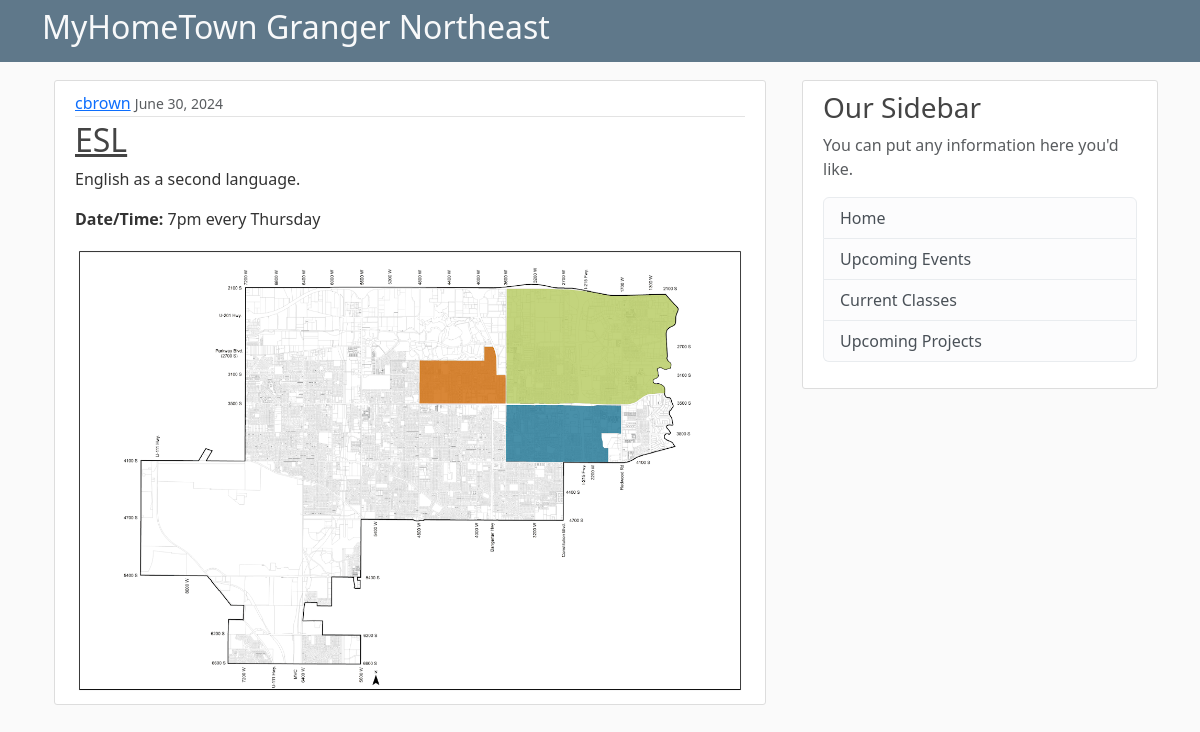
The app's page /crcclass/ with its own data.
### common/models.py (models this page shows, shortened)
class CRCClass(models.Model):
    title = models.CharField(max_length=100)
    location = models.CharField(max_length=255)
    times = models.CharField(max_length=255)
    date_posted = models.DateTimeField(default=timezone.now)
    summary = models.CharField(max_length=255, null=True)
    description = models.TextField(max_length=4096, null=True)
    image_file = models.ImageField(upload_to='classes/images', null=True, blank=True)
    image = ImageSpecField(source='image_file',
                                processors=[ResizeToFit(1024, 768)],
                                format='JPEG',
                                options={'quality': 60})
    author = models.ForeignKey(User, on_delete=models.CASCADE)

### public/views.py (the view)
# urls.py: path('crcclass/', CRCClassListView.as_view(), name="crcclass-list"),
class CRCClassListView(ListView):
    model = CRCClass
    template_name = 'public_crcclasses/crcclass_list.html'
    context_object_name = 'crcclasses'
    ordering = ['date_posted']

### public/templates/public_crcclasses/crcclass_list.html (shortened to what this page needs)
{% extends "public/base.html" %}
{% block content %}
<div class="container">
    {% for crcclass in crcclasses %}
    <article class="media content-section">
        <div class="media-body">
          <div class="article-metadata">
            <a class="mr-2" href="#">{{ crcclass.author }}</a>
            <small class="text-muted">{{ crcclass.date_posted|date:"F d, Y" }}</small>
          </div>
          <h2><a class="article-title" href="{% url 'public-crcclass-detail' crcclass.id %}">{{ crcclass.title }}</a></h2>
          {% if crcclass.summary %}
            <p class="article-content">{{ crcclass.summary }}</p>
          {% else %}
            <p class="article-content">{{ crcclass.description }}</p>
          {% endif %}
          <p class="article-content"><b>Date/Time:</b> {{ crcclass.times }}</p>
          {% if crcclass.image %}
          <img src="{{ crcclass.image.url }}" alt="{{ crcclass.title }}" style="max-width: 800px; width: 100%; height: auto;">
          {% endif %}
          </div>
      </article>
    {% endfor %}
</div>
{% endblock %}

### public/static/public/main.css (style rules this page uses)
body { background: #fafafa; color: #333333; margin-top: 5rem; }
h1, h2, h3, h4, h5, h6 { color: #444444; }
.content-section { background: #ffffff; padding: 10px 20px; border: 1px solid #dddddd; border-radius: 3px; margin-bottom: 20px; }
.article-title { color: #444444; }
.article-content { white-space: pre-line; }
.article-metadata { padding-bottom: 1px; margin-bottom: 4px; border-bottom: 1px solid #e3e3e3 }

### records on screen
CRCClass: author "cbrown", date_posted "June 30, 2024", title "ESL", summary "English as a second language.", times "7pm every Thursday", image (picture)
